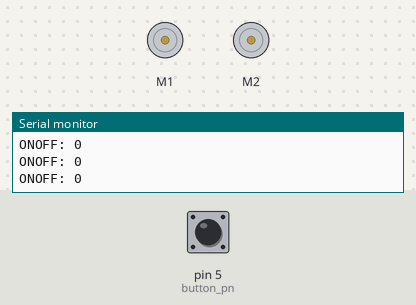
Recording of a sketch running on a simulated Arduino Uno, built with avr-gcc and run on an emulated ATmega328P. Parts: 2 × DC motor (green arrow = forward, orange = backward, longer = faster), the last lines printed to the serial monitor. The test bench sets the inputs (shaded band); at power-on: pin 5 (button_pn) LOW.

Above: at 1.2 s.
1.3 s: pin 5 (button_pn) pulled HIGH for 0.15 s
At 1.8 s:
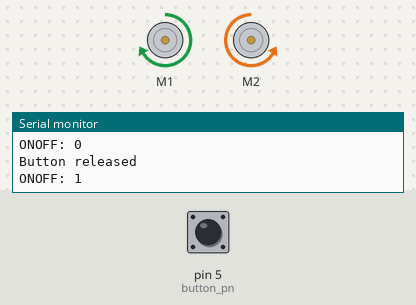
4.4 s: pin 5 (button_pn) pulled HIGH for 1 s
At 9.0 s:
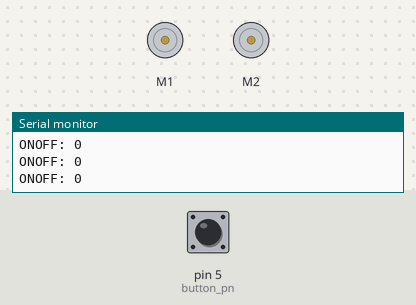
Timing chart, 0 to 10.5 s (numbered marks = the images above; inputs shaded):
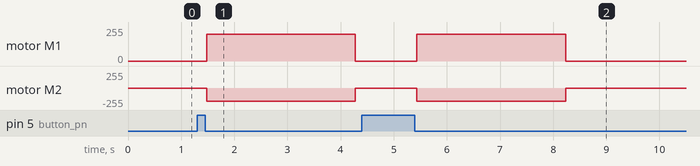

The sketch:

90_turn_test.ino
```cpp
#include <Wire.h>
#include <Adafruit_MotorShield.h>
#include "utility/Adafruit_MS_PWMServoDriver.h"

const int button_pn = 5;


Adafruit_MotorShield AFMS = Adafruit_MotorShield(); // Create the Adafruit_MotorShield object
Adafruit_DCMotor *Rwheel = AFMS.getMotor(1);        // RIHGT
Adafruit_DCMotor *Lwheel = AFMS.getMotor(2);        // LEFT
int motor_speed = 200;
int duration_steer = 1400; // require testing to determine value

bool flag_onoff = false;
char flag_nav = 'P';

// button debounce variables
byte lastButtonState = LOW;
unsigned long debounceDuration = 50; // millis
unsigned long lastTimeButtonStateChanged = 0;

void setup() {
  // put your setup code here, to run once:
  pinMode(button_pn, INPUT);
  AFMS.begin(); // Connect to the motor controller
  Serial.begin(9600);


}

void loop() {
  /** On-off Push Button:*/
  // if the time elapsed is greater than time for debounce:
  if (millis() - lastTimeButtonStateChanged > debounceDuration) {
    // read button state
    byte buttonState = digitalRead(button_pn);
    // if button state has changed
    if (buttonState != lastButtonState) {
      // update time
      lastTimeButtonStateChanged = millis();
      // update lastButton state
      lastButtonState = buttonState;
      // while being pressed
      if (buttonState == LOW)
      {
        // do an action, for example print on Serial
        Serial.println("Button released");
        flag_onoff = !flag_onoff;
      }
    }
  }
  Serial.print("ONOFF: ");
  Serial.println(flag_onoff);

  if (flag_onoff == false) {
    stop_move();
  }
  else {
    turn_180();
  }
  stop_move();
  flag_onoff = false;
}

void turn_90left()
{
  Rwheel->run(FORWARD);
  Rwheel->setSpeed(motor_speed);
  Lwheel->run(BACKWARD);
  Lwheel->setSpeed(motor_speed);
  delay(duration_steer -75);

}

void turn_90right()
{
  Rwheel->run(BACKWARD);
  Rwheel->setSpeed(motor_speed);
  Lwheel->run(FORWARD);
  Lwheel->setSpeed(motor_speed);
  delay(duration_steer -25);
}

void turn_180() {
  Rwheel->run(FORWARD);
  Rwheel->setSpeed(motor_speed);
  Lwheel->run(BACKWARD);
  Lwheel->setSpeed(motor_speed);
  delay(2800); // How long it will turn for!

}

void stop_move() {
  flag_nav = 'P';
  Rwheel->run(RELEASE);
  Rwheel->setSpeed(0);
  Lwheel->run(RELEASE);
  Lwheel->setSpeed(0);
}
```

Measured:
- after the input at 1.3 s, motor M1: stopped → forward 200/255 after 0.18 s, → stopped 2.8 s later; motor M2: stopped → backward 200/255 after 0.18 s, → stopped 2.8 s later
- after the input at 4.4 s, motor M1: stopped → forward 200/255 after 1.0 s, → stopped 2.8 s later; motor M2: stopped → backward 200/255 after 1.0 s, → stopped 2.8 s later
